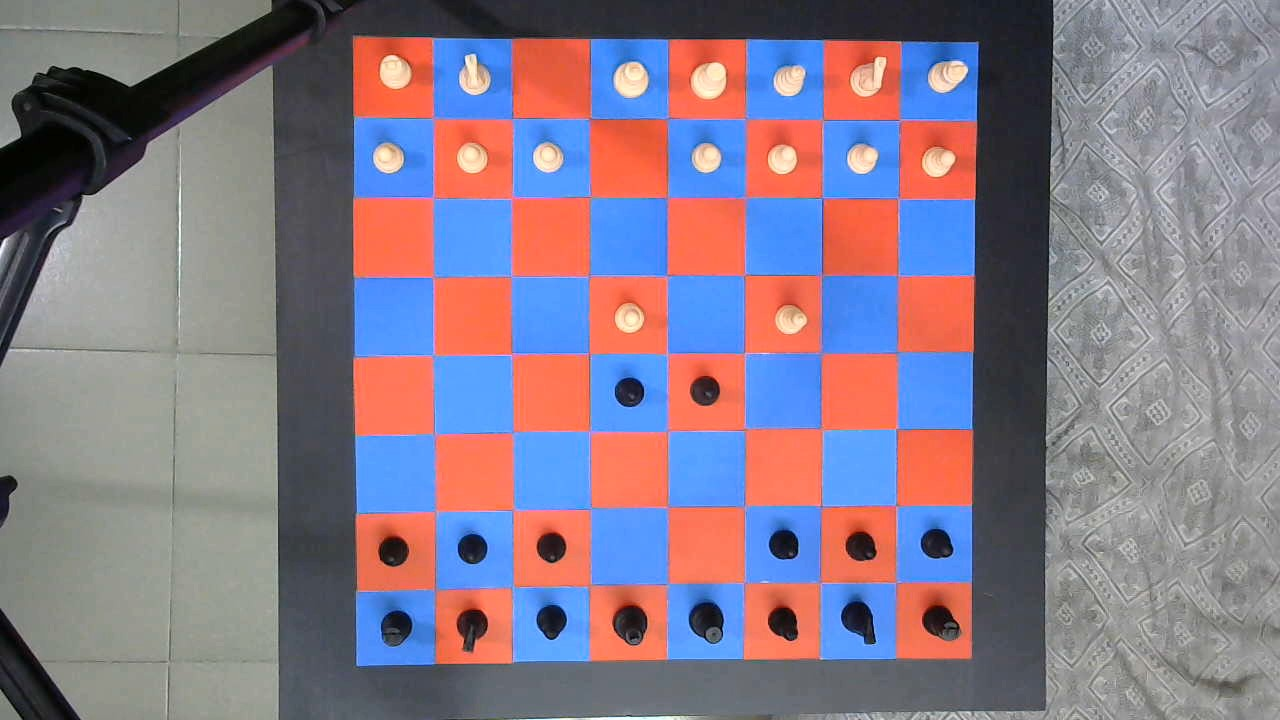
%> input picture Matlab/Final Game/WorkDir/image (5).jpg, 1280 x 720 px
$ octave photo2_1.m   (GNU Octave 9; MATLAB toolbox functions it lacks are replaced by stand-ins)
%> lines starting %> are read from the running program, lines starting %| are printed output that depends on the picture; in (x1, y1, x2, y2) boxes, pixels count from 0 and x2, y2 are one past the last pixel; in counts of white or black regions, pixels touching at a corner belong together; the program's own positions count from 1; pictures that were not available may be replaced by others from this repository, and a replacement may not be noted
%> further down, firstImage is the input picture: size 720x1280x3 uint8; mean R, G, B 134.9, 122, 136.8
### Matlab/ShuvoNRF1.2/segmentation.m
function [centroidArray,hueArray] = segmentation(Im)
redThreshold=0;
greenThreshold=0;
blueThreshold=0;
dustRemove=4;
% redHighLimit = 360;
% redLowLimit = 350;
moreSaturation=.9;
moreBrightness=1;
rgbDiff=25;


% [27 lines of commented-out code are left out]

Im=im2double(Im);
%%%%%
Im = rgb2hsv(Im);
%> Im: size 1280x720x3 double; mean H, S, V 0.386, 0.317, 0.666
colorSaturated=Im(:,:,2)*moreSaturation;
Hue= Im(:,:,1) ;

brightness= Im(:,:,3)*moreBrightness;

Im = cat(3,Hue,colorSaturated, brightness );
%> Im: size 1280x720x3 double; mean H, S, V 0.386, 0.285, 0.666
Im = hsv2rgb(Im);

%%%%%


[imageRow,imageColumn,~]=size(Im);
%> imageRow = 1280; imageColumn = 720


imR=squeeze(Im(:,:,1));
imG=squeeze(Im(:,:,2));
imB=squeeze(Im(:,:,3));

for i=1:imageRow
   for j=1:imageColumn
        if((abs(imR(i,j)-imG(i,j))<rgbDiff/255) && (abs(imR(i,j)-imB(i,j))...
                <rgbDiff/255)&& (abs(imB(i,j)-imG(i,j))<rgbDiff/255))
            imR(i,j)=0;
            imG(i,j)=0;
            imB(i,j)=0;
        end
    end
end

figure,imshow(cat(3,imR,imG,imB));

% [5 lines of commented-out code are left out]


imBinaryR= imbinarize(imR,redThreshold/255);
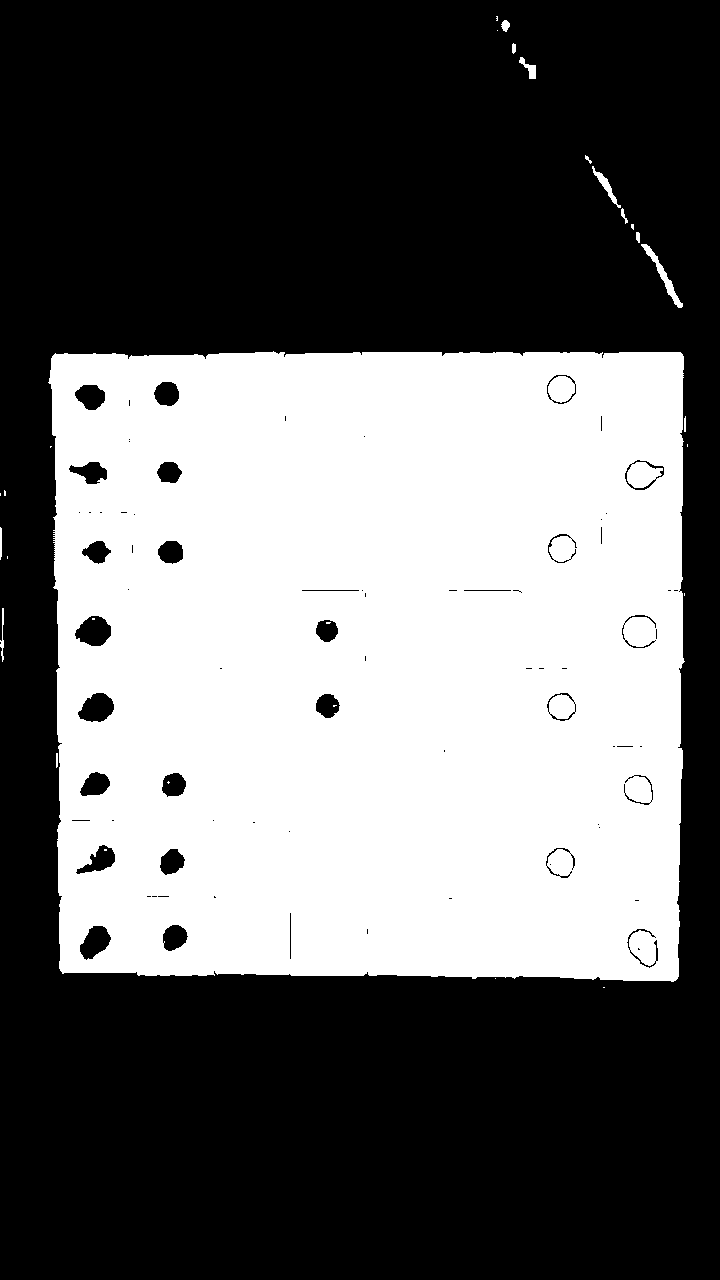
%> imBinaryR: size 1280x720 logical; 41.4% white; 29 white regions (16 under 20 px), largest, box (x1, y1, x2, y2) and area: (48, 351, 685, 982) 379814, (641, 244, 683, 308) 452, (592, 166, 621, 208) 245
imBinaryG= imbinarize(imG,greenThreshold/255);
imBinaryB= imbinarize(imB,blueThreshold/255);

% imBinaryR= imbinarize(imR,graythresh(imR));
% imBinaryG= imbinarize(imG,graythresh(imG));
% imBinaryB= imbinarize(imB,graythresh(imB));
%
imBinary=(imBinaryR & imBinaryG & imBinaryB);
figure,imshow(imBinary);


imClean=imopen(imBinary,strel('disk',dustRemove));
%> imClean: size 1280x720 logical; 41.2% white; 8 white regions, largest, box (x1, y1, x2, y2) and area: (49, 352, 684, 982) 378904, (627, 462, 660, 488) 607, (598, 175, 611, 191) 113
imClean = imfill(imClean, 'holes');
%> imClean: size 1280x720 logical; 42.3% white; 7 white regions, largest, box (x1, y1, x2, y2) and area: (49, 352, 684, 982) 389324, (598, 175, 611, 191) 113, (665, 280, 675, 296) 107
imClean = imclearborder(imClean);

[labels, numLabels]=bwlabel(imClean);
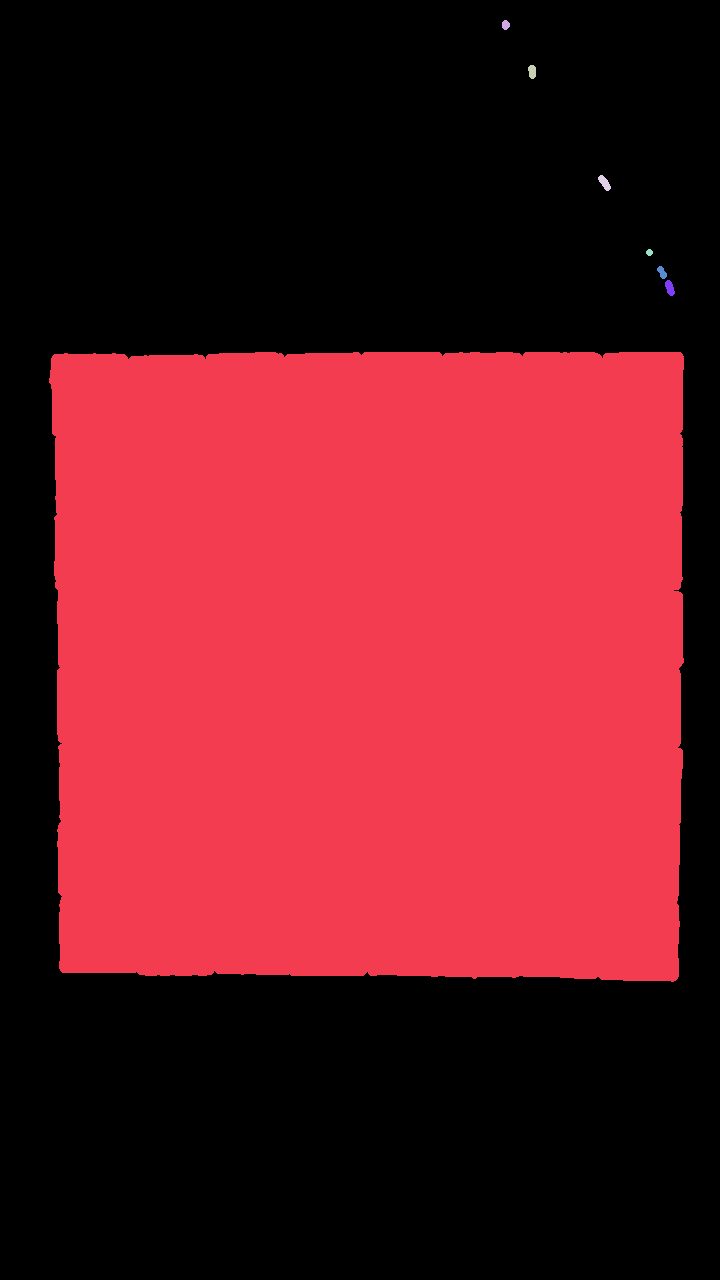
%> labels: size 1280x720 double; 8 distinct labels, from 0 to 7; one colour per label, 0 black
%> numLabels = 7
disp(['Number of objects: ' num2str(numLabels)]);
%| Number of objects: 7

rLabel=zeros(imageRow,imageColumn);
gLabel=zeros(imageRow,imageColumn);
bLabel=zeros(imageRow,imageColumn);

 for i=1:numLabels
     rLabel(labels==i) = median(imR(labels==i));
     gLabel(labels==i) = median(imG(labels==i));
     bLabel(labels==i) = median(imB(labels==i));

 end
%> this loop made 7 passes

imLabel = cat(3,rLabel,gLabel,bLabel);
figure,imshow(imLabel);
imghsv=rgb2hsv(imLabel);
%> imghsv: size 1280x720x3 double; mean H, S, V 0.343, 0.0451, 0.256

F=imghsv(:,:,1);
F1=imghsv(:,:,2);
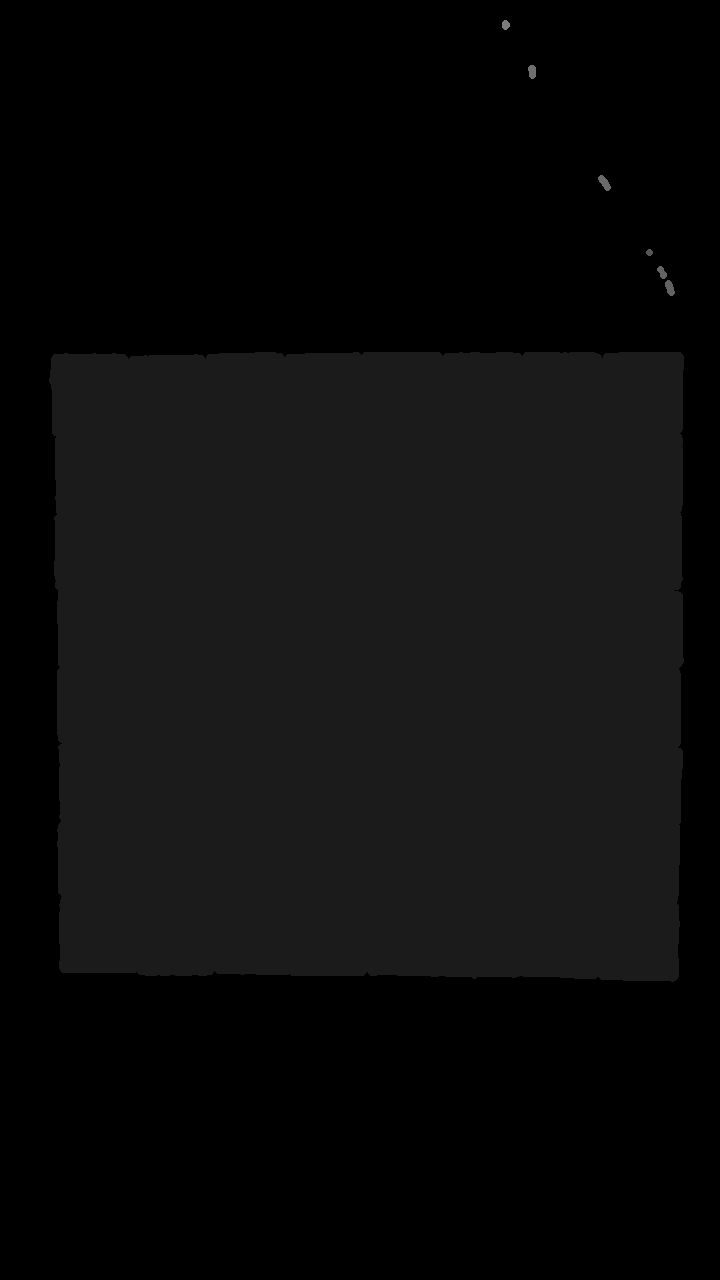
%> F1: size 1280x720 double; min 0, max 0.482, mean 0.0451
F2=imghsv(:,:,3);


median(F(labels==2));


hueArray = zeros(numLabels,1 );
for i=1:numLabels
    median1 = median(F(labels==i));
    if median1==0
        median1=5/360;
    end
     F(labels==i) = median1;
     hueArray(i) = median1;
%      gLabel(labels==i) = median(imG(labels==i));
%      bLabel(labels==i) = median(imB(labels==i));

end
%> this loop made 7 passes
%> after the loop, hueArray = [0.81; 0.741; 0.744; 0.724; 0.912; 0.883; 0.913]

imghsv = cat(3, F , F1,F2);
% [20 lines of commented-out code are left out]


stats=zeros(numLabels,2);
for i=1:numLabels
% Index=(((imghsv(:,:,1)>=hueLowerLimit/360)...
%      &(imghsv(:,:,1)<=hueUpperLimit/360)));
% end
Index = (imghsv(:,:,1)== hueArray(i));


% [19 lines of commented-out code are left out]
impixelinfo(gcf);


%figure,imshow(Index);
centroidData = regionprops(Index,'Centroid');
stats(i,1)=centroidData.Centroid(1);
stats(i,2)=centroidData.Centroid(2);
end
%> this loop made 7 passes
%> centroidData on passes 1 to 7: {Centroid [370.3 664.1]}, {Centroid [506.3 25.5]}, {Centroid [532.8 72.2]}, {Centroid [605.1 183.4]}, {Centroid [650 253]}, {Centroid [662.6 273]}, {Centroid [670.4 288.5]}
%> after the loop, stats = [370.3 664.1; 506.3 25.5; 532.8 72.24; 605.1 183.4; 650 253; 662.6 273; 670.4 288.5]
centroidArray = stats;
%> centroidArray has the same summary as stats

% for i=1:length(stats)
% stats(i).Centroid
% end
end

### Matlab/ShuvoNRF1.2/cropNPad.m
function I6=cropNPad(I)
    I2=imcrop(I,[480 590 100 100]);
I3=padarray(I2(:,:,1),[5 5]);
I4=padarray(I2(:,:,2),[5 5]);
I5=padarray(I2(:,:,3),[5 5]);
I6=cat(3,I3,I4,I5);
end

### Matlab/ShuvoNRF1.2/photo2_1.m
clear all;
% [7 lines of commented-out code are left out]
 firstImage=imread('D:\Workspace\Term Project MATLAB\Sample Game\image (5).jpg');
  [chartCentroidArray,chartHueArray] = segmentation(imrotate(firstImage,270))
%> chartCentroidArray has the same summary as stats in segmentation; chartHueArray = [0.81; 0.741; 0.744; 0.724; 0.912; 0.883; 0.913]
box1=imread('D:\Workspace\Term Project MATLAB\Sample Game\sample_WHITE.jpg');
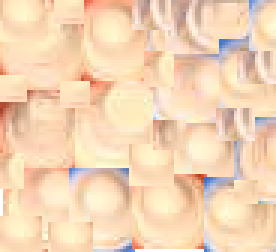
%> input picture Matlab/Prionto/FENChess_without_enPassant/WorkDir/sample_White.png, 92 x 84 px, given in place of sample_WHITE.jpg, which was not available (shown 3 times larger)
%> box1 is the input picture: size 84x92x3 uint8; mean R, G, B 243.8, 213.1, 181.9
box2=imread('D:\Workspace\Term Project MATLAB\Sample Game\sample_BLACK.jpg');
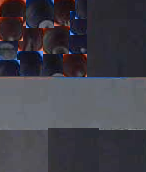
%> input picture Matlab/Prionto/FENChess_without_enPassant/WorkDir/sample_Black.png, 146 x 172 px, given in place of sample_BLACK.jpg, which was not available
%> box2 is the input picture: size 172x146x3 uint8; mean R, G, B 64.3, 62.8, 71.1
box3=imread('D:\Workspace\Term Project MATLAB\Sample Game\sample_RED.jpg');
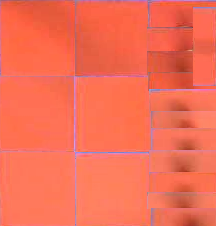
%> input picture Matlab/Prionto/FENChess_without_enPassant/WorkDir/sample_RED.png, 216 x 226 px, given in place of sample_RED.jpg, which was not available
%> box3 is the input picture: size 226x216x3 uint8; mean R, G, B 244.6, 110, 85
box4=imread('D:\Workspace\Term Project MATLAB\Sample Game\sample_BLUE.jpg');
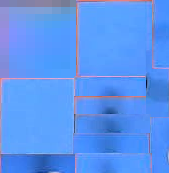
%> input picture Matlab/Prionto/FENChess_without_enPassant/WorkDir/sample_BLUE.png, 169 x 173 px, given in place of sample_BLUE.jpg, which was not available
%> box4 is the input picture: size 173x169x3 uint8; mean R, G, B 91.6, 149.2, 240.7

boxHueArray=zeros(4,1);

[~,boxHueArray(1,1)] = segmentation(cropNPad(box1));
%> in cropNPad, `I2=imcrop(I,[480 590 100 100]);`: I2 = []
%| Number of objects: 0
%> (the run ends here)
